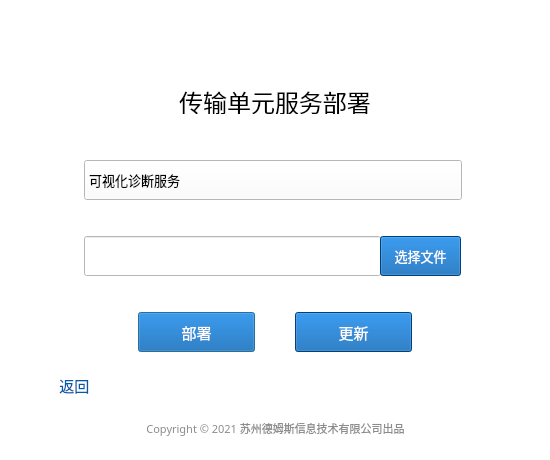
<?xml version="1.0" encoding="UTF-8"?>
<ui version="4.0">
 <class>Deploy</class>
 <widget class="QDialog" name="Deploy">
  <property name="geometry">
   <rect>
    <x>0</x>
    <y>0</y>
    <width>550</width>
    <height>460</height>
   </rect>
  </property>
  <property name="minimumSize">
   <size>
    <width>550</width>
    <height>460</height>
   </size>
  </property>
  <property name="maximumSize">
   <size>
    <width>550</width>
    <height>460</height>
   </size>
  </property>
  <property name="font">
   <font>
    <family>微软雅黑</family>
   </font>
  </property>
  <property name="windowTitle">
   <string>传输单元服务部署工具</string>
  </property>
  <property name="windowIcon">
   <iconset>
    <normaloff>../resource/icon.ico</normaloff>../resource/icon.ico</iconset>
  </property>
  <property name="styleSheet">
   <string notr="true">background-color:white;</string>
  </property>
  <widget class="QPushButton" name="deploy">
   <property name="geometry">
    <rect>
     <x>138</x>
     <y>312</y>
     <width>117</width>
     <height>40</height>
    </rect>
   </property>
   <property name="font">
    <font>
     <family>微软雅黑</family>
     <pointsize>11</pointsize>
    </font>
   </property>
   <property name="styleSheet">
    <string notr="true">QPushButton{
        text-align:center;
        color:white;
        background-color:rgb(0, 91, 171);
}
QPushButton:hover{A
        background-color:rgb(24, 91, 171);
}</string>
   </property>
   <property name="text">
    <string>部署</string>
   </property>
  </widget>
  <widget class="QPushButton" name="update">
   <property name="geometry">
    <rect>
     <x>295</x>
     <y>312</y>
     <width>117</width>
     <height>40</height>
    </rect>
   </property>
   <property name="font">
    <font>
     <family>微软雅黑</family>
     <pointsize>11</pointsize>
    </font>
   </property>
   <property name="styleSheet">
    <string notr="true">QPushButton{
        text-align:center;
        color:white;
        background-color:rgb(0, 91, 171);
}
QPushButton:hover{A
        background-color:rgb(24, 91, 171);
}</string>
   </property>
   <property name="text">
    <string>更新</string>
   </property>
  </widget>
  <widget class="QLabel" name="message">
   <property name="geometry">
    <rect>
     <x>260</x>
     <y>20</y>
     <width>31</width>
     <height>30</height>
    </rect>
   </property>
   <property name="styleSheet">
    <string notr="true"/>
   </property>
   <property name="text">
    <string/>
   </property>
  </widget>
  <widget class="QLabel" name="title">
   <property name="geometry">
    <rect>
     <x>158</x>
     <y>89</y>
     <width>234</width>
     <height>25</height>
    </rect>
   </property>
   <property name="font">
    <font>
     <family>微软雅黑</family>
     <pointsize>18</pointsize>
    </font>
   </property>
   <property name="text">
    <string>传输单元服务部署</string>
   </property>
   <property name="alignment">
    <set>Qt::AlignCenter</set>
   </property>
  </widget>
  <widget class="QLineEdit" name="file_path">
   <property name="geometry">
    <rect>
     <x>84</x>
     <y>236</y>
     <width>297</width>
     <height>40</height>
    </rect>
   </property>
   <property name="font">
    <font>
     <family>微软雅黑</family>
     <pointsize>10</pointsize>
    </font>
   </property>
  </widget>
  <widget class="QPushButton" name="open_file">
   <property name="geometry">
    <rect>
     <x>380</x>
     <y>236</y>
     <width>81</width>
     <height>40</height>
    </rect>
   </property>
   <property name="font">
    <font>
     <family>微软雅黑</family>
     <pointsize>10</pointsize>
    </font>
   </property>
   <property name="styleSheet">
    <string notr="true">QPushButton{
        text-align:center;
        color:white;
        background-color:rgb(0, 91, 171);
}
QPushButton:hover{A
        background-color:rgb(24, 91, 171);
}</string>
   </property>
   <property name="text">
    <string>选择文件</string>
   </property>
  </widget>
  <widget class="QPushButton" name="back">
   <property name="geometry">
    <rect>
     <x>37</x>
     <y>375</y>
     <width>71</width>
     <height>21</height>
    </rect>
   </property>
   <property name="font">
    <font>
     <family>微软雅黑</family>
     <pointsize>11</pointsize>
    </font>
   </property>
   <property name="styleSheet">
    <string notr="true">QPushButton{
        text-align:center;
        color:#005BAB;
		backfground:transparent;
        border-radius:10px;
}
QPushButton:hover{
		backfground:transparent;
        color:rgb(24, 169, 251);
}</string>
   </property>
   <property name="text">
    <string> 返回</string>
   </property>
  </widget>
  <widget class="QComboBox" name="service_type">
   <property name="geometry">
    <rect>
     <x>84</x>
     <y>160</y>
     <width>378</width>
     <height>40</height>
    </rect>
   </property>
   <property name="font">
    <font>
     <family>微软雅黑</family>
     <pointsize>10</pointsize>
    </font>
   </property>
   <property name="styleSheet">
    <string notr="true">QComboBox::drop-down {
     subcontrol-origin: padding;
     subcontrol- position :  top  right ;
     width :  20px ;
      border-left-width :  0px ;

}
 
QComboBox::down-arrow {
     image:url(../resource/img/arrow.png);
}</string>
   </property>
   <item>
    <property name="text">
     <string>可视化诊断服务</string>
    </property>
   </item>
  </widget>
  <widget class="QLabel" name="label">
   <property name="geometry">
    <rect>
     <x>40</x>
     <y>380</y>
     <width>16</width>
     <height>13</height>
    </rect>
   </property>
   <property name="styleSheet">
    <string notr="true">background:url(../resource/img/back.png);</string>
   </property>
   <property name="text">
    <string/>
   </property>
  </widget>
  <widget class="QLabel" name="label_8">
   <property name="geometry">
    <rect>
     <x>120</x>
     <y>418</y>
     <width>311</width>
     <height>21</height>
    </rect>
   </property>
   <property name="sizePolicy">
    <sizepolicy hsizetype="Expanding" vsizetype="Expanding">
     <horstretch>0</horstretch>
     <verstretch>0</verstretch>
    </sizepolicy>
   </property>
   <property name="font">
    <font>
     <family>微软雅黑</family>
     <pointsize>8</pointsize>
    </font>
   </property>
   <property name="styleSheet">
    <string notr="true">color:rgb(140, 140, 140);</string>
   </property>
   <property name="text">
    <string>Copyright © 2021 苏州德姆斯信息技术有限公司出品</string>
   </property>
   <property name="alignment">
    <set>Qt::AlignCenter</set>
   </property>
  </widget>
  <widget class="QLabel" name="label_11">
   <property name="geometry">
    <rect>
     <x>20</x>
     <y>20</y>
     <width>104</width>
     <height>28</height>
    </rect>
   </property>
   <property name="styleSheet">
    <string notr="true">background:url(../resource/img/logo.png);</string>
   </property>
   <property name="text">
    <string/>
   </property>
  </widget>
 </widget>
 <resources/>
 <connections/>
</ui>
